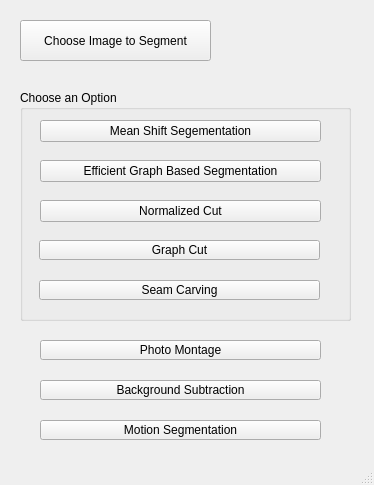
<?xml version="1.0" encoding="UTF-8"?>
<ui version="4.0">
 <class>MainWindow</class>
 <widget class="QMainWindow" name="MainWindow">
  <property name="geometry">
   <rect>
    <x>0</x>
    <y>0</y>
    <width>374</width>
    <height>485</height>
   </rect>
  </property>
  <property name="windowTitle">
   <string>MainWindow</string>
  </property>
  <widget class="QWidget" name="centralWidget">
   <widget class="QGroupBox" name="groupBox">
    <property name="geometry">
     <rect>
      <x>20</x>
      <y>90</y>
      <width>331</width>
      <height>231</height>
     </rect>
    </property>
    <property name="title">
     <string>Choose an Option</string>
    </property>
    <widget class="QPushButton" name="pushButton_2">
     <property name="geometry">
      <rect>
       <x>20</x>
       <y>70</y>
       <width>281</width>
       <height>22</height>
      </rect>
     </property>
     <property name="text">
      <string>Efficient Graph Based Segmentation</string>
     </property>
    </widget>
    <widget class="QPushButton" name="pushButton">
     <property name="geometry">
      <rect>
       <x>20</x>
       <y>30</y>
       <width>281</width>
       <height>22</height>
      </rect>
     </property>
     <property name="text">
      <string>Mean Shift Segementation</string>
     </property>
    </widget>
    <widget class="QPushButton" name="pushButton_4">
     <property name="geometry">
      <rect>
       <x>20</x>
       <y>110</y>
       <width>281</width>
       <height>22</height>
      </rect>
     </property>
     <property name="text">
      <string>Normalized Cut</string>
     </property>
    </widget>
    <widget class="QPushButton" name="pushButton_5">
     <property name="geometry">
      <rect>
       <x>19</x>
       <y>150</y>
       <width>281</width>
       <height>20</height>
      </rect>
     </property>
     <property name="text">
      <string>Graph Cut</string>
     </property>
    </widget>
    <widget class="QPushButton" name="pushButton_6">
     <property name="geometry">
      <rect>
       <x>19</x>
       <y>190</y>
       <width>281</width>
       <height>20</height>
      </rect>
     </property>
     <property name="text">
      <string>Seam Carving</string>
     </property>
    </widget>
   </widget>
   <widget class="QPushButton" name="pushButton_3">
    <property name="geometry">
     <rect>
      <x>20</x>
      <y>20</y>
      <width>191</width>
      <height>41</height>
     </rect>
    </property>
    <property name="text">
     <string>Choose Image to Segment</string>
    </property>
   </widget>
   <widget class="QPushButton" name="pushButton_8">
    <property name="geometry">
     <rect>
      <x>40</x>
      <y>380</y>
      <width>281</width>
      <height>20</height>
     </rect>
    </property>
    <property name="text">
     <string>Background Subtraction</string>
    </property>
   </widget>
   <widget class="QPushButton" name="pushButton_7">
    <property name="geometry">
     <rect>
      <x>40</x>
      <y>340</y>
      <width>281</width>
      <height>20</height>
     </rect>
    </property>
    <property name="text">
     <string>Photo Montage</string>
    </property>
   </widget>
   <widget class="QPushButton" name="pushButton_9">
    <property name="geometry">
     <rect>
      <x>40</x>
      <y>420</y>
      <width>281</width>
      <height>20</height>
     </rect>
    </property>
    <property name="text">
     <string>Motion Segmentation</string>
    </property>
   </widget>
  </widget>
  <widget class="QMenuBar" name="menuBar">
   <property name="geometry">
    <rect>
     <x>0</x>
     <y>0</y>
     <width>374</width>
     <height>18</height>
    </rect>
   </property>
  </widget>
  <widget class="QStatusBar" name="statusBar"/>
 </widget>
 <layoutdefault spacing="6" margin="11"/>
 <resources/>
 <connections/>
</ui>
